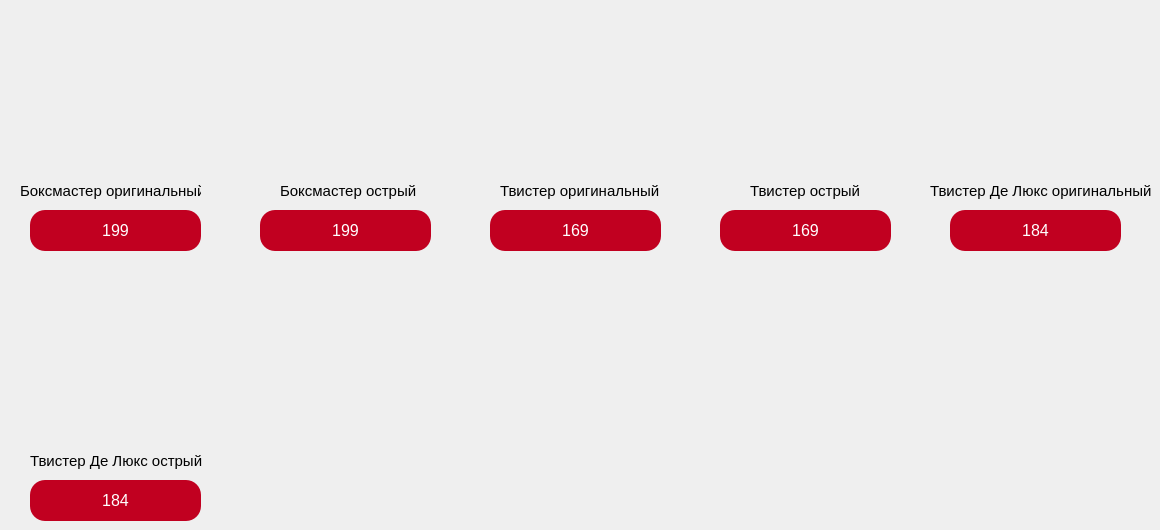
         <widget class="QWidget" name="tab_3">
          <attribute name="title">
           <string>Твистеры</string>
          </attribute>
          <widget class="QLabel" name="label_37">
           <property name="geometry">
            <rect>
             <x>30</x>
             <y>10</y>
             <width>181</width>
             <height>161</height>
            </rect>
           </property>
           <property name="text">
            <string/>
           </property>
           <property name="pixmap">
            <pixmap>images/boxmasterORIGandOSTR.png</pixmap>
           </property>
          </widget>
          <widget class="QLabel" name="label_38">
           <property name="geometry">
            <rect>
             <x>20</x>
             <y>170</y>
             <width>181</width>
             <height>41</height>
            </rect>
           </property>
           <property name="font">
            <font>
             <pointsize>11</pointsize>
            </font>
           </property>
           <property name="text">
            <string>Боксмастер оригинальный</string>
           </property>
          </widget>
          <widget class="QPushButton" name="boxorig">
           <property name="geometry">
            <rect>
             <x>30</x>
             <y>210</y>
             <width>171</width>
             <height>41</height>
            </rect>
           </property>
           <property name="font">
            <font>
             <pointsize>12</pointsize>
            </font>
           </property>
           <property name="styleSheet">
            <string notr="true">QPushButton {
	color: white;
	background-color: #c10020;
	border-radius: 15;
}

QPushButton:pressed {
	background-color: #ed4830
}
</string>
           </property>
           <property name="text">
            <string>199</string>
           </property>
          </widget>
          <widget class="QLabel" name="label_39">
           <property name="geometry">
            <rect>
             <x>260</x>
             <y>10</y>
             <width>171</width>
             <height>161</height>
            </rect>
           </property>
           <property name="text">
            <string/>
           </property>
           <property name="pixmap">
            <pixmap>images/boxmasterORIGandOSTR.png</pixmap>
           </property>
          </widget>
          <widget class="QLabel" name="label_40">
           <property name="geometry">
            <rect>
             <x>280</x>
             <y>170</y>
             <width>141</width>
             <height>41</height>
            </rect>
           </property>
           <property name="font">
            <font>
             <pointsize>11</pointsize>
            </font>
           </property>
           <property name="text">
            <string>Боксмастер острый</string>
           </property>
          </widget>
          <widget class="QPushButton" name="boxostr">
           <property name="geometry">
            <rect>
             <x>260</x>
             <y>210</y>
             <width>171</width>
             <height>41</height>
            </rect>
           </property>
           <property name="font">
            <font>
             <pointsize>12</pointsize>
            </font>
           </property>
           <property name="styleSheet">
            <string notr="true">QPushButton {
	color: white;
	background-color: #c10020;
	border-radius: 15;
}

QPushButton:pressed {
	background-color: #ed4830
}
</string>
           </property>
           <property name="text">
            <string>199</string>
           </property>
          </widget>
          <widget class="QLabel" name="label_41">
           <property name="geometry">
            <rect>
             <x>490</x>
             <y>10</y>
             <width>171</width>
             <height>161</height>
            </rect>
           </property>
           <property name="text">
            <string/>
           </property>
           <property name="pixmap">
            <pixmap>images/tvisterORIGandOSTR.png</pixmap>
           </property>
          </widget>
          <widget class="QLabel" name="label_42">
           <property name="geometry">
            <rect>
             <x>500</x>
             <y>170</y>
             <width>161</width>
             <height>41</height>
            </rect>
           </property>
           <property name="font">
            <font>
             <pointsize>11</pointsize>
            </font>
           </property>
           <property name="text">
            <string>Твистер оригинальный</string>
           </property>
          </widget>
          <widget class="QPushButton" name="tvistorig">
           <property name="geometry">
            <rect>
             <x>490</x>
             <y>210</y>
             <width>171</width>
             <height>41</height>
            </rect>
           </property>
           <property name="font">
            <font>
             <pointsize>12</pointsize>
            </font>
           </property>
           <property name="styleSheet">
            <string notr="true">QPushButton {
	color: white;
	background-color: #c10020;
	border-radius: 15;
}

QPushButton:pressed {
	background-color: #ed4830
}
</string>
           </property>
           <property name="text">
            <string>169</string>
           </property>
          </widget>
          <widget class="QLabel" name="label_43">
           <property name="geometry">
            <rect>
             <x>720</x>
             <y>10</y>
             <width>171</width>
             <height>161</height>
            </rect>
           </property>
           <property name="text">
            <string/>
           </property>
           <property name="pixmap">
            <pixmap>images/tvisterORIGandOSTR.png</pixmap>
           </property>
          </widget>
          <widget class="QLabel" name="label_44">
           <property name="geometry">
            <rect>
             <x>750</x>
             <y>170</y>
             <width>121</width>
             <height>41</height>
            </rect>
           </property>
           <property name="font">
            <font>
             <pointsize>11</pointsize>
            </font>
           </property>
           <property name="text">
            <string>Твистер острый</string>
           </property>
          </widget>
          <widget class="QPushButton" name="tvistostr">
           <property name="geometry">
            <rect>
             <x>720</x>
             <y>210</y>
             <width>171</width>
             <height>41</height>
            </rect>
           </property>
           <property name="font">
            <font>
             <pointsize>12</pointsize>
            </font>
           </property>
           <property name="styleSheet">
            <string notr="true">QPushButton {
	color: white;
	background-color: #c10020;
	border-radius: 15;
}

QPushButton:pressed {
	background-color: #ed4830
}
</string>
           </property>
           <property name="text">
            <string>169</string>
           </property>
          </widget>
          <widget class="QLabel" name="label_45">
           <property name="geometry">
            <rect>
             <x>950</x>
             <y>10</y>
             <width>181</width>
             <height>161</height>
            </rect>
           </property>
           <property name="text">
            <string/>
           </property>
           <property name="pixmap">
            <pixmap>images/tvisterDELUCSOSTRandORIG.png</pixmap>
           </property>
          </widget>
          <widget class="QLabel" name="label_46">
           <property name="geometry">
            <rect>
             <x>930</x>
             <y>170</y>
             <width>221</width>
             <height>41</height>
            </rect>
           </property>
           <property name="font">
            <font>
             <pointsize>11</pointsize>
            </font>
           </property>
           <property name="text">
            <string>Твистер Де Люкс оригинальный</string>
           </property>
          </widget>
          <widget class="QPushButton" name="tvistdeluksorig">
           <property name="geometry">
            <rect>
             <x>950</x>
             <y>210</y>
             <width>171</width>
             <height>41</height>
            </rect>
           </property>
           <property name="font">
            <font>
             <pointsize>12</pointsize>
            </font>
           </property>
           <property name="styleSheet">
            <string notr="true">QPushButton {
	color: white;
	background-color: #c10020;
	border-radius: 15;
}

QPushButton:pressed {
	background-color: #ed4830
}
</string>
           </property>
           <property name="text">
            <string>184</string>
           </property>
          </widget>
          <widget class="QLabel" name="label_47">
           <property name="geometry">
            <rect>
             <x>30</x>
             <y>290</y>
             <width>181</width>
             <height>161</height>
            </rect>
           </property>
           <property name="text">
            <string/>
           </property>
           <property name="pixmap">
            <pixmap>images/tvisterDELUCSOSTRandORIG.png</pixmap>
           </property>
          </widget>
          <widget class="QLabel" name="label_48">
           <property name="geometry">
            <rect>
             <x>30</x>
             <y>440</y>
             <width>191</width>
             <height>41</height>
            </rect>
           </property>
           <property name="font">
            <font>
             <pointsize>11</pointsize>
            </font>
           </property>
           <property name="text">
            <string>Твистер Де Люкс острый</string>
           </property>
          </widget>
          <widget class="QPushButton" name="tivstdeluksostr">
           <property name="geometry">
            <rect>
             <x>30</x>
             <y>480</y>
             <width>171</width>
             <height>41</height>
            </rect>
           </property>
           <property name="font">
            <font>
             <pointsize>12</pointsize>
            </font>
           </property>
           <property name="styleSheet">
            <string notr="true">QPushButton {
	color: white;
	background-color: #c10020;
	border-radius: 15;
}

QPushButton:pressed {
	background-color: #ed4830
}
</string>
           </property>
           <property name="text">
            <string>184</string>
           </property>
          </widget>
         </widget>
